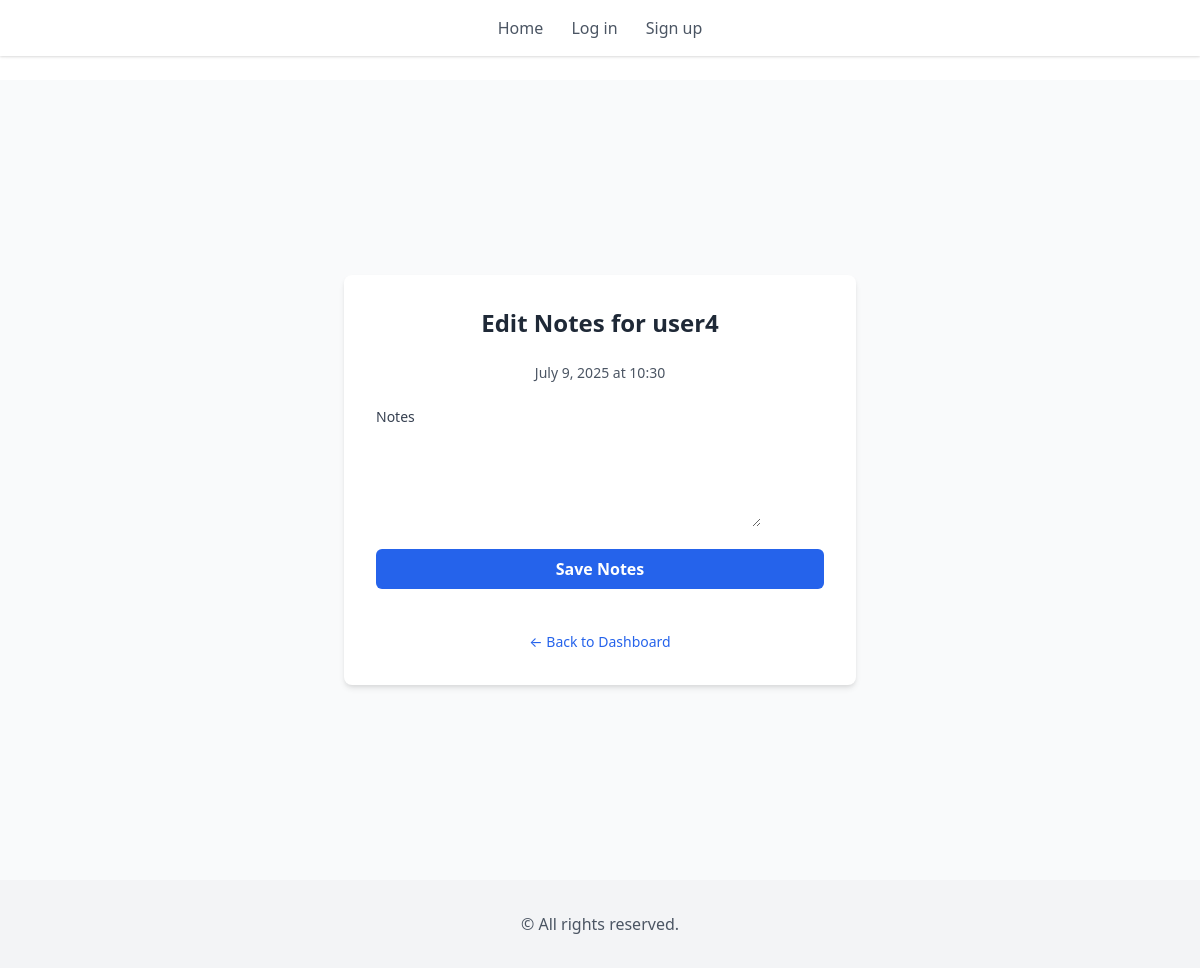
/session/7/edit-notes/ (signed in), run on an earlier commit of the app's database.
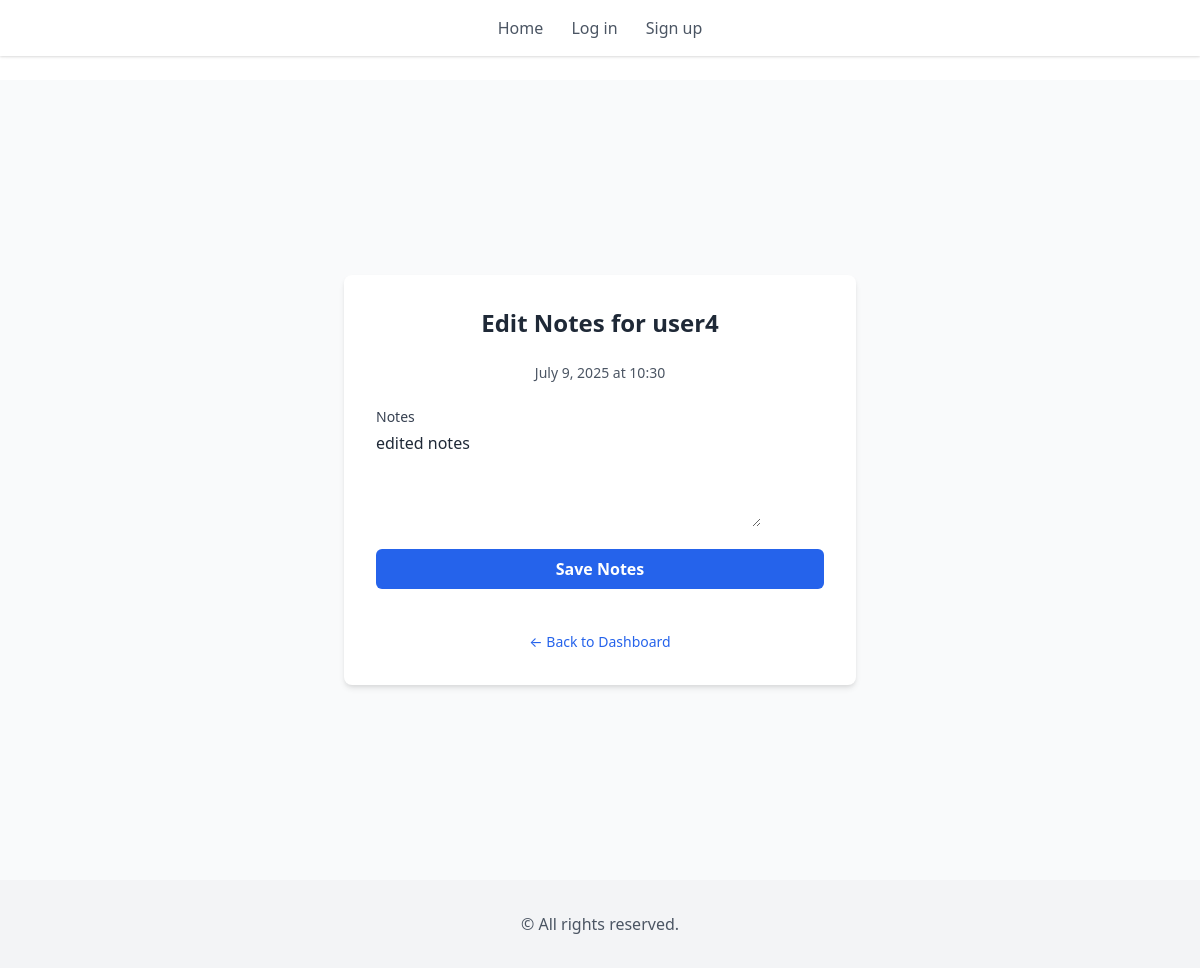
And on a later commit of the database.
### coach_app/models.py (models this page shows, shortened)
class Session(models.Model):
    client = models.ForeignKey(CustomUser, on_delete=models.CASCADE, related_name='sessions')
    timeslot = models.OneToOneField(TimeSlot, on_delete=models.CASCADE, related_name='session')
    subject = models.CharField(max_length=255)
    notes_coach = models.TextField(blank=True, null=True)
    created_at = models.DateTimeField(auto_now_add=True)
    class Meta:
        ordering = ['timeslot__date', 'timeslot__start_time']

class CustomUser(AbstractUser):
    is_coach = models.BooleanField(default=False)  # Distinguishes coaches from clients

class TimeSlot(models.Model):
    date = models.DateField()
    start_time = models.TimeField()
    is_available = models.BooleanField(default=True)
    class Meta:
        unique_together = ['date', 'start_time']
        ordering = ['date', 'start_time']

### coach_app/views.py (the view)
# urls.py: path('session/<int:session_id>/edit-notes/', views.edit_notes, name='edit_notes')
@login_required
def edit_notes(request, session_id):
    session = get_object_or_404(Session, id=session_id)
    if not request.user.is_coach:
        return HttpResponseForbidden("Only coaches can edit notes.")
    if request.method == "POST":
        form = CoachNotesForm(request.POST, instance=session)
        if form.is_valid():
            form.save()
            messages.success(request, "Notes updated.")
            return redirect("dashboard")
    else:
        form = CoachNotesForm(instance=session)
    return render(request, "edit_notes.html", {"form": form, "session": session})

### coach_app/forms.py
class CoachNotesForm(forms.ModelForm):
    class Meta:
        model = Session
        fields = ["notes_coach"]
        widgets = {"notes_coach": forms.Textarea(attrs={"rows": 4, "cols": 40})}

### coach_app/templates/edit_notes.html (shortened to what this page needs)
{% extends 'base.html' %}
{% block content %}
<div class="min-h-screen flex items-center justify-center bg-gray-50 py-12 px-4 sm:px-6 lg:px-8">
  <div class="w-full max-w-lg bg-white p-8 rounded-lg shadow-md space-y-6">
    <h2 class="text-2xl font-bold text-gray-800 text-center">
      Edit Notes for {{ session.client.username }}
    </h2>
    <p class="text-center text-sm text-gray-600">
      {{ session.timeslot.date }} at {{ session.timeslot.start_time|time:"H:i" }}
    </p>
    <form method="post" class="space-y-4">
      <div>
        <label for="{{ form.notes_coach.id_for_label }}" class="block text-sm font-medium text-gray-700 mb-1">
          Notes
        </label>
        {{ form.notes_coach }}
      </div>
      <button type="submit"
        class="w-full py-2 px-4 bg-blue-600 text-white font-semibold rounded-md hover:bg-blue-700 focus:outline-none focus:ring-2 focus:ring-offset-2 focus:ring-blue-500">
        Save Notes
      </button>
    </form>
    <div class="text-center pt-4">
      <a href="{% url 'dashboard' %}" class="text-sm text-blue-600 hover:underline">
        ← Back to Dashboard
      </a>
    </div>
  </div>
</div>
{% endblock %}

What changed in the data, as far as the page shows it:
changed Session "user4": notes_coach (not shown) → "edited notes"
